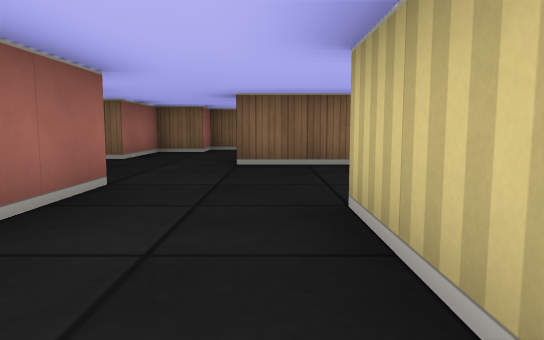
View 1 (above)

23 first-person views from a walk through a cub3D ray-caster map. The camera is about half as high as the walls, tilts 6° down and sees 70° across. The floor is counted in squares. Each view is taken from the middle of a square. On the plan, view 1 faces up. The plan holds only what a view shows up to about 9 squares ahead; the rest is blank.

View 2
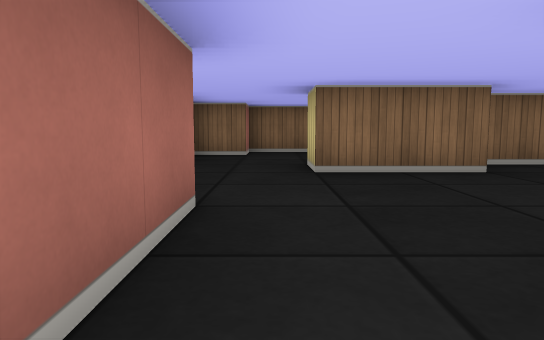

View 3
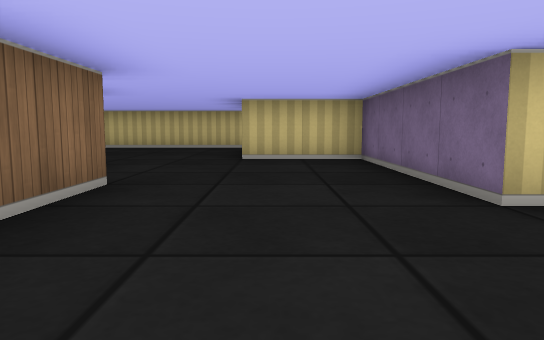

View 4
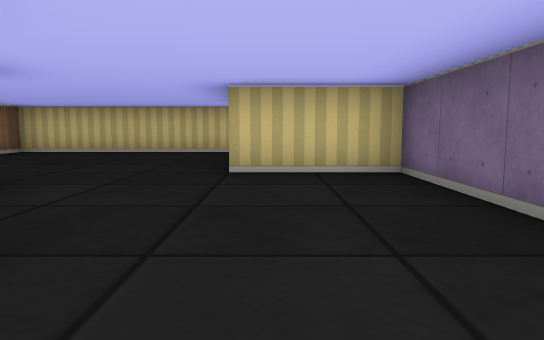

View 5
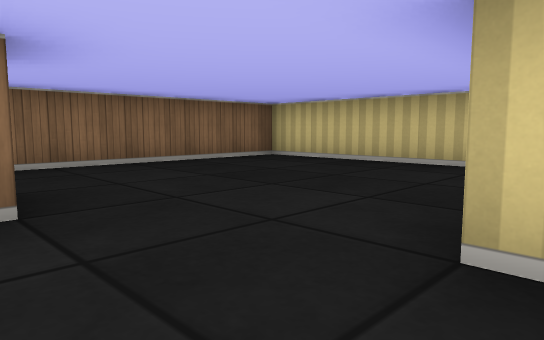

View 6
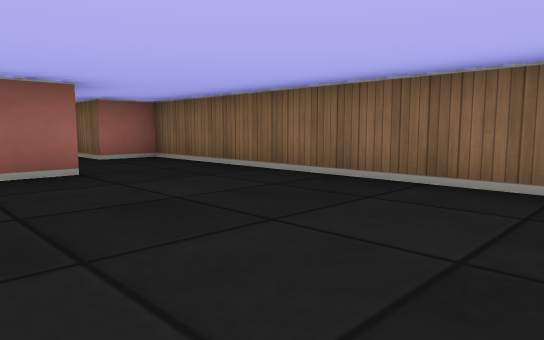

View 7
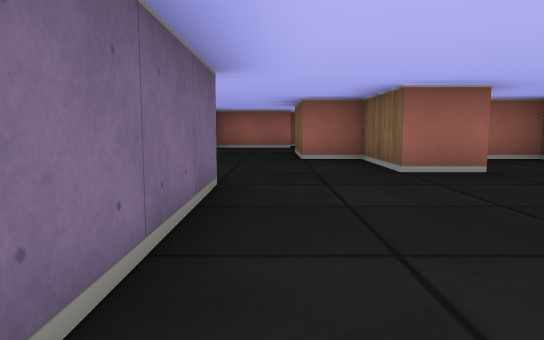

View 8
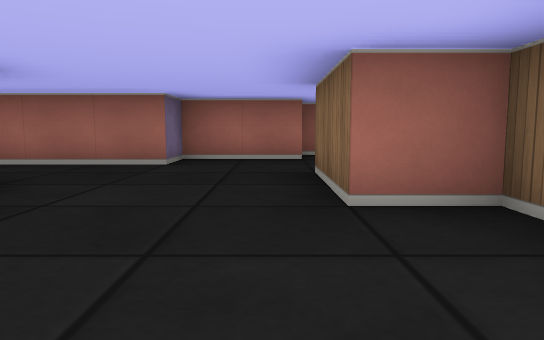

View 9
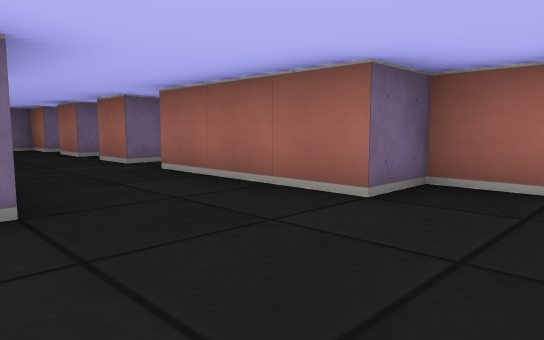

View 10
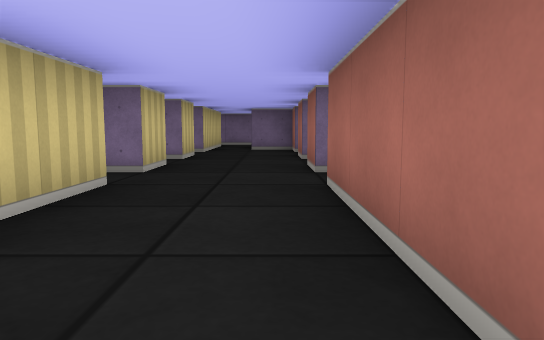

View 11
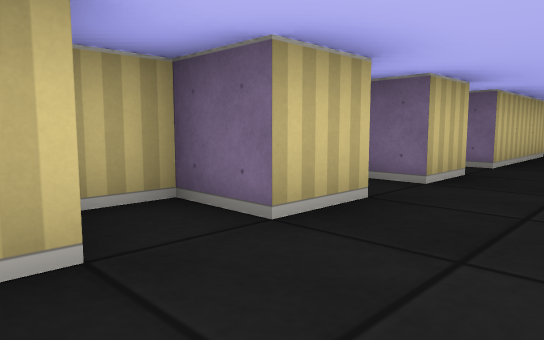

View 12
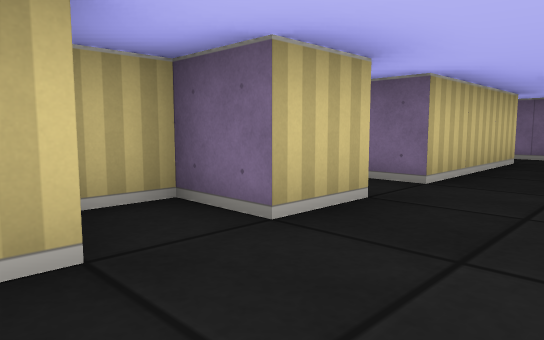

View 13
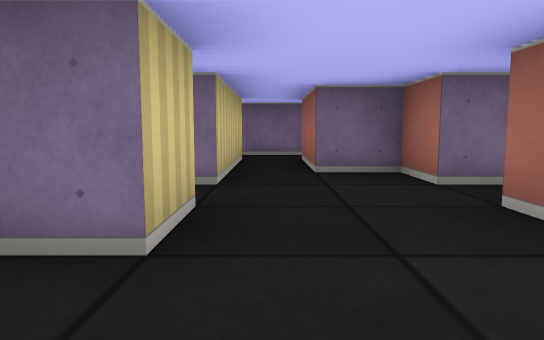

View 14
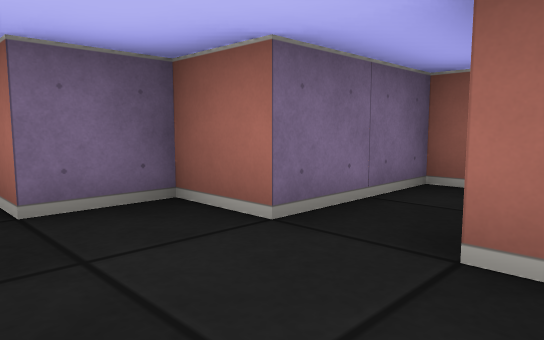

View 15
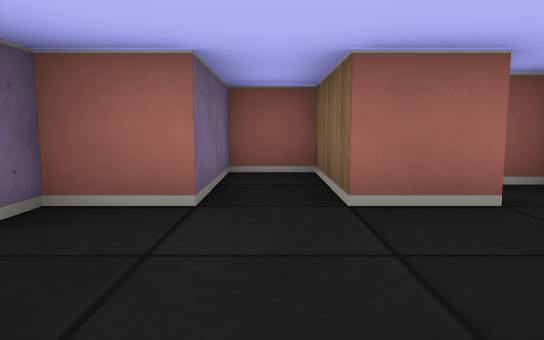

View 16
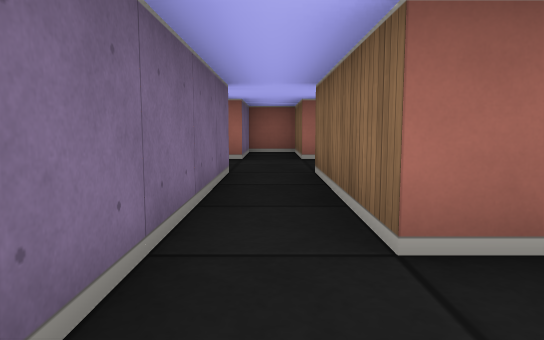

View 17
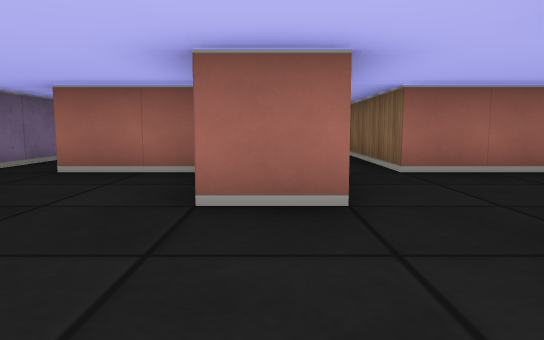

View 18
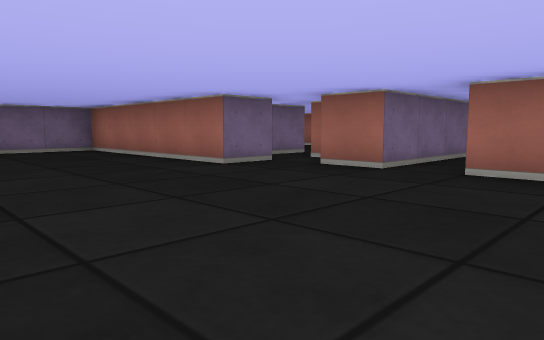

View 19
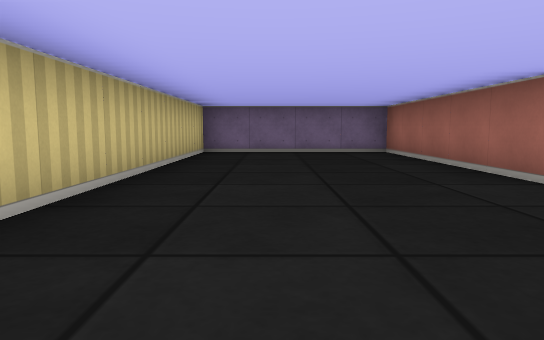

View 20
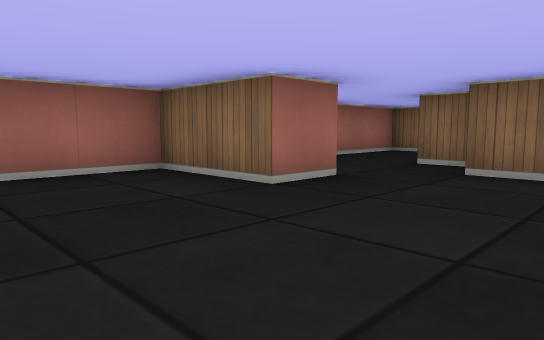

View 21
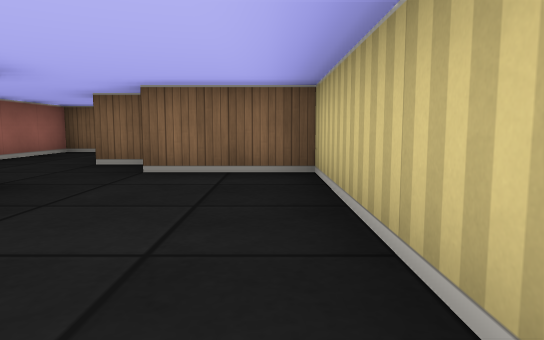

View 22
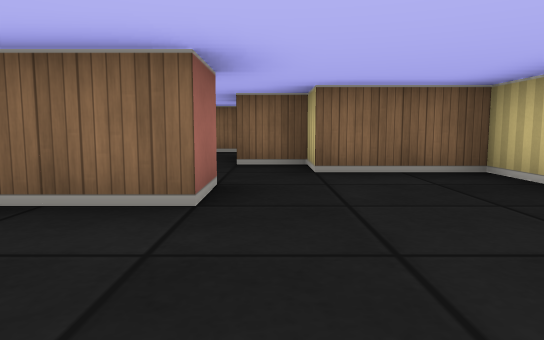

View 23
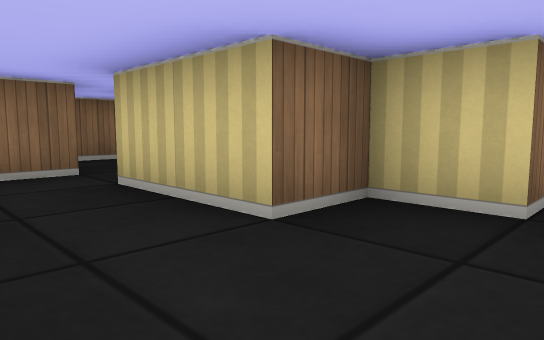

### Floor plan
Key: @ floor where view 1 was taken; # wall or solid block; . floor.
Columns run from 4 left of view 1 to 9 right of it. Each row starts with its distance up from view 1.
 10   ############
  9  ##..#.......#
  8  #...........#
  7 ##...###.....#
  6 #...##.......#
  5 ##...........#
  4  #.......###
  3  ##......###
  2   #..#####..
  1   #..#####.
  0   ..@.##...
 -1  ##..###..#
 -2  #....##..##
 -3 ###..###...###
 -4 #............#
 -5 ###..#####...#
 -6   ##.###.....#
 -7    #.###.....#
 -8     .........#
 -9    #####.....#
-10       #......#
-11       ..#....#
-12       # #....#
-13         #....#
-14         #....#
-15         #....#
-16         ######

Where each view was taken, in squares from view 1:
view 1: 0 up, 0 right, facing up
view 2: 1 up, 1 left, facing up
view 3: 4 up, 2 left, facing right
view 4: 4 up, 0 right, facing right
view 5: 4 up, 3 right, facing up-right
view 6: 6 up, 8 right, facing up-left
view 7: 5 up, 8 right, facing left
view 8: 5 up, 4 right, facing left
view 9: 5 up, 1 right, facing down-left
view 10: 4 up, 1 left, facing down
view 11: 1 up, 1 left, facing down-right
view 12: 1 down, 1 left, facing down-right
view 13: 1 down, 0 right, facing down
view 14: 3 down, 0 right, facing down-left
view 15: 4 down, 1 right, facing left
view 16: 4 down, 5 right, facing left
view 17: 5 down, 8 right, facing left
view 18: 6 down, 8 right, facing down-left
view 19: 7 down, 7 right, facing down
view 20: 8 down, 8 right, facing up-left
view 21: 8 down, 8 right, facing up
view 22: 8 down, 6 right, facing up
view 23: 4 down, 4 right, facing up-right
